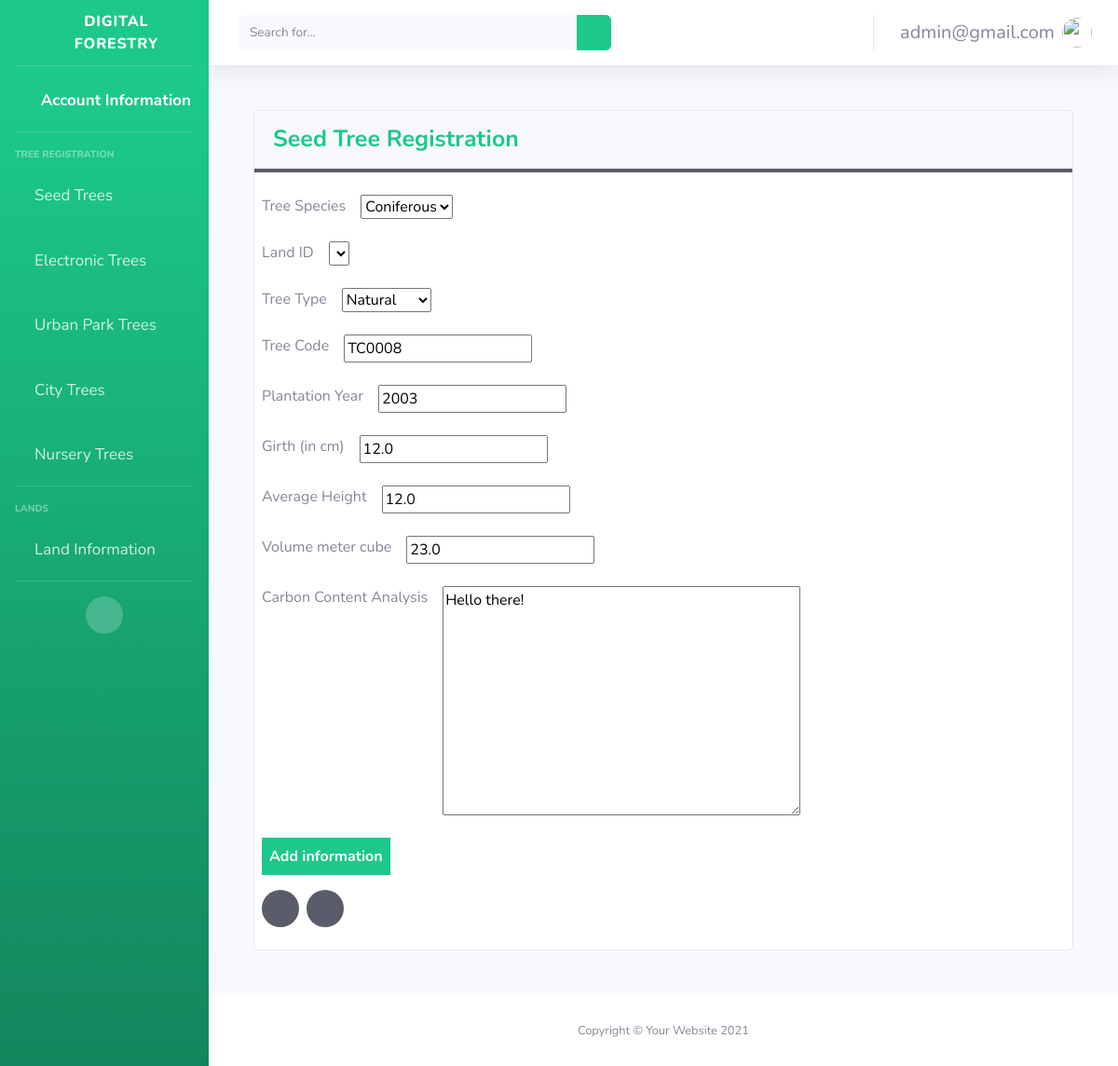
Page /home/etrs/update/1 (signed in) on the committed database.
### main/models.py (models this page shows)
class CustomUser(AbstractUser):
    username = None
    first_name = None
    last_name = None
    email = models.EmailField(max_length=200, unique=True)
    USERNAME_FIELD = "email"
    REQUIRED_FIELDS = []
    objects = CustomUserManager()

class ElectronicTreesModel(models.Model):
    tree_species = models.ForeignKey(TreeSpecies, on_delete=models.CASCADE)
    land = models.OneToOneField(LandInformation, on_delete=models.CASCADE, default= 0)
    tree_type = models.CharField(max_length=30, choices=TreeType.choices, default=TreeType.PLANTATION)
    tree_code = models.CharField(max_length=200)
    plantation_year = models.IntegerField()
    girth_cm = models.FloatField()
    average_height = models.FloatField()
    vol_meter_cube = models.FloatField()
    carbon_content_analysis = models.TextField()

### main/views.py (the view)
# urls.py: path('home/etrs/update/<int:etrs_information_id>', views.etrs_update, name="etrs_update"),
@login_required(login_url='/')
def etrs_update(request, etrs_information_id):
    try:
        user = request.user.id
        print(etrs_information_id)
        etrs_information_instance = get_object_or_404(ElectronicTreesModel, pk = etrs_information_id)
        if request.method == "POST":
            form = ElectronicTreeForestInformationForm(request.POST, instance=etrs_information_instance, user_id = user)
            if form.is_valid():
                form.save()
                return redirect('main:etrs_view')
        form = ElectronicTreeForestInformationForm(instance=etrs_information_instance, user_id = user)
        return render(request, "main/etrsform.html", {"form":form})
    except Exception as e:
        print(e)
        return redirect('main:etrs_view')

### main/forms.py
class ElectronicTreeForestInformationForm(forms.ModelForm):
    class Meta:
        model = ElectronicTreesModel
        fields = ('tree_species', 'land', 'tree_type', 'tree_code', 'plantation_year',
                  'girth_cm', 'average_height', 'vol_meter_cube', 'carbon_content_analysis')
    def __init__(self, *args, **kwargs):
        user = kwargs.pop('user_id', None)
        super().__init__(*args, **kwargs)
        if user:
            self.fields['land'].queryset = LandInformation.objects.filter(
                user_id=user)
        else:
            self.fields['land'].queryset = LandInformation.objects.none()

### main/custom_auth_backend.py (called while the page is built)
    def get_user(self, user_id):
        try:
            return CustomUser.objects.get(pk=user_id)
        except CustomUser.DoesNotExist:
            return None

### main/models.py (called while the page is built)
    def __str__(self):
        return self.name

### main/templates/main/etrsform.html (shortened to what this page needs)
{% extends "signups/base.html"%}
{% load static %}
   {% block content %}
   <body>
    <div class="card m-5">
      <div class="card-header font-weight-bold text-success border-bottom-dark">Seed Tree Registration</div>
      <div class="content  p-2">
        <form method="POST">
        <div class="mt-3">
            <div class="input-box d-flex mb-4">
              <span class="mr-3">Tree Species</span>
              {{ form.tree_species }}
            </div>
            <div class="input-box d-flex mb-4">
              <span class="mr-3">Land ID</span>
              {{ form.land }}
            </div>
            <div class="input-box d-flex mb-4">
              <span class="mr-3">Tree Type</span>
              {{ form.tree_type }}
            </div>
            <div class="input-box d-flex mb-4 ">
              <span class="mr-3">Tree Code</span>
              {{ form.tree_code }}
            </div>
            <div class="input-box d-flex mb-4">
                <span class="mr-3">Plantation Year</span>
                {{ form.plantation_year }}
            </div>
            <div class="input-box d-flex mb-4">
                <span class="mr-3">Girth (in cm)</span>
                {{ form.girth_cm }}
            </div>
            <div class="input-box d-flex mb-4 ">
                <span class="mr-3">Average Height</span>
                {{ form.average_height }}
            </div>
            <div class="input-box d-flex mb-4 ">
                <span class="mr-3">Volume meter cube</span>
                {{ form.vol_meter_cube }}
            </div>
            <div class="input-box d-flex mb-4 ">
                <span class="mr-3">Carbon Content Analysis</span>
                {{ form.carbon_content_analysis }}
            </div>
          </div>
          <div class="mb-3">
            <input type="submit" value="Add information" class="btn-success border-0 p-2 font-weight-bold">
          </div>
          <div class="d-flex">
            <p> <a href="{%url 'main:etrs_view'%}" class="text-dark btn-dark btn-circle  text-gray-100 mr-2"><i class="fa fa-chevron-left"></i></a></p>
            <p> <a href="{%url 'main:home'%}" class="text-dark btn-dark btn-circle  text-gray-100"><i class="fa fa-home"></i></a></p>
          </div>
         </form>
      </div>
    </div>
  </body>
  {% endblock %}

### main/templates/signups/base.html (shortened to what this page needs)
{% load static %}
<!DOCTYPE html>
<html lang="en">
  <head>
    <link
      href="{% static 'vendor/fontawesome-free/css/all.min.css' %}"
      rel="stylesheet"
      type="text/css"
    />
    <link href=" {% static 'css/sb-admin-2.min.css'%} " rel="stylesheet" />
  </head>
  <body id="page-top">
    <div id="wrapper">
      <ul
        class="navbar-nav bg-gradient-success sidebar sidebar-dark accordion"
        id="accordionSidebar"
      >
        <a
          class="sidebar-brand d-flex align-items-center justify-content-center"
          href="index.html"
        >
          <div class="sidebar-brand-icon rotate-n-15">
            <i class="fas fa-leaf"></i>
          </div>
          <div class="sidebar-brand-text mx-3">Digital Forestry</div>
        </a>
        <hr class="sidebar-divider my-0" />
        <li class="nav-item active">
          <a class="nav-link" href="{% url 'main:account_information'%}">
            <i class="fas fa-fw fa-address-book"></i>
            <span style="font-size: 17px;">Account Information</span></a
          >
        </li>
        <hr class="sidebar-divider" />
        <div class="sidebar-heading">Tree Registration</div>
        <li class="nav-item">
          <a
            class="nav-link collapsed"
            href="#"
            data-toggle="collapse"
            data-target="#collapseSTRS"
            aria-expanded="true"
            aria-controls="collapseTwo"
          >
            <i class="fas fa-tree"></i>
            <span style="font-size: 17px;">Seed Trees</span>
          </a>
        </li>
        <li class="nav-item">
          <a
            class="nav-link collapsed"
            href="#"
            data-toggle="collapse"
            data-target="#collapseETRS"
            aria-expanded="true"
            aria-controls="collapseUtilities"
          >
            <i class="fa fa-tree"></i>
            <span style="font-size: 17px;">Electronic Trees</span>
          </a>
        </li>
        <li class="nav-item">
            <a
              class="nav-link collapsed"
              href="#"
              data-toggle="collapse"
              data-target="#collapseUPRS"
              aria-expanded="true"
              aria-controls="collapseUtilities"
            >
              <i class="fa fa-tree"></i>
              <span style="font-size: 17px;">Urban Park Trees</span>
            </a>
          </li>
        <li class="nav-item">
            <a
              class="nav-link collapsed"
              href="#"
              data-toggle="collapse"
              data-target="#collapseCTRS"
              aria-expanded="true"
              aria-controls="collapseUtilities"
            >
              <i class="fa fa-tree"></i>
              <span style="font-size: 17px;">City Trees</span>
            </a>
          </li>
        <li class="nav-item">
            <a
              class="nav-link collapsed"
              href="#"
              data-toggle="collapse"
              data-target="#collapseNIRS"
              aria-expanded="true"
              aria-controls="collapseUtilities"
            >
              <i class="fa fa-tree"></i>
              <span style="font-size: 17px;">Nursery Trees</span>
            </a>
          </li>
        <hr class="sidebar-divider" />
        <div class="sidebar-heading">Lands</div>
          <li class="nav-item">
            <a
              class="nav-link collapsed"
              href="#"
              data-toggle="collapse"
              data-target="#collapseLand"
              aria-expanded="true"
              aria-controls="collapseUtilities"
            >
              <i class="fa fa-map"></i>
              <span style="font-size: 17px;">Land Information</span>
            </a>
          </li>
        <hr class="sidebar-divider d-none d-md-block" />
        <div class="text-center d-none d-md-inline">
          <button class="rounded-circle border-0" id="sidebarToggle"></button>
        </div>
      </ul>
      <div id="content-wrapper" class="d-flex flex-column">
        <div id="content">
          <nav
            class="navbar navbar-expand navbar-light bg-white topbar mb-4 static-top shadow"
          >
            <form
              class="d-none d-sm-inline-block form-inline mr-auto ml-md-3 my-2 my-md-0 mw-100 navbar-search"
            >
              <div class="input-group">
                <input
                  type="text"
                  class="form-control bg-light border-0 small"
                  placeholder="Search for..."
                  aria-label="Search"
                  aria-describedby="basic-addon2"
                />
                <div class="input-group-append">
                  <button class="btn btn-success" type="button">
                    <i class="fas fa-search fa-sm"></i>
                  </button>
                </div>
              </div>
            </form>
            <ul class="navbar-nav ml-auto">
              <li class="nav-item dropdown no-arrow">
                <a
                  class="nav-link dropdown-toggle"
                  href="#"
                  id="userDropdown"
                  role="button"
                  data-toggle="dropdown"
                  aria-haspopup="true"
                  aria-expanded="false"
                >
                  <span class="mr-2 d-none d-lg-inline text-gray-600 small"
                    >{{user}}</span
                  >
                  <img
                    class="img-profile rounded-circle"
                    src="{%static 'img/undraw_profile.svg'%}"
                  />
                </a>
              </li>
            </ul>
          </nav>
          <div class="content-wrapper">
            {% block content %}{% endblock %}
          </div>
        </div>
        <footer class="sticky-footer bg-white">
          <div class="container my-auto">
            <div class="copyright text-center my-auto">
              <span>Copyright &copy; Your Website 2021</span>
            </div>
          </div>
        </footer>
      </div>
    </div>
  </body>
</html>

### rows in the picture
CustomUser: email "admin@gmail.com"
ElectronicTreesModel: tree_species "Coniferous", tree_type "Natural", tree_code "TC0008", plantation_year "2003", girth_cm "12.0", average_height "12.0", vol_meter_cube "23.0", carbon_content_analysis "Hello there!"
